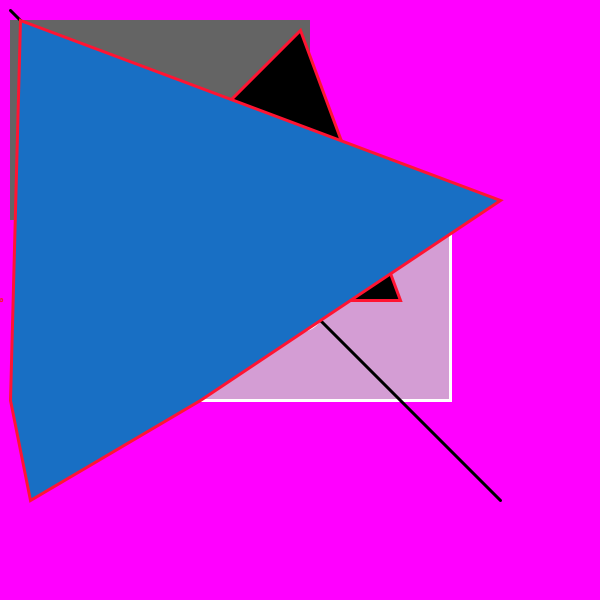
Frame 1 (no input)
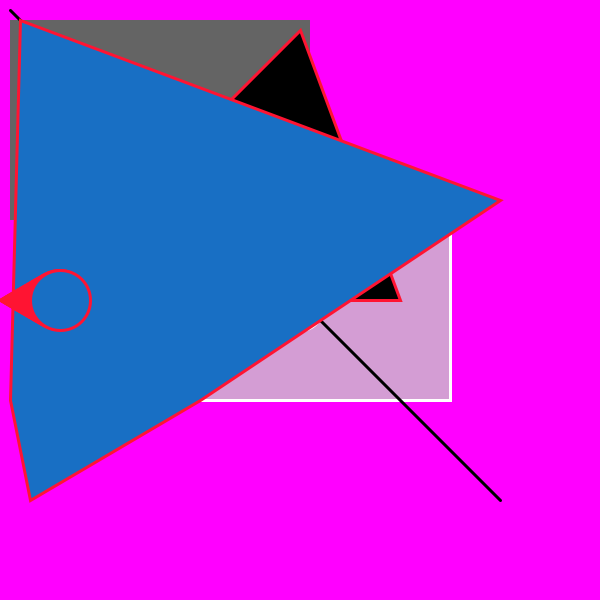
Frame 60 (the mouse pressed at the canvas centre just before this capture)
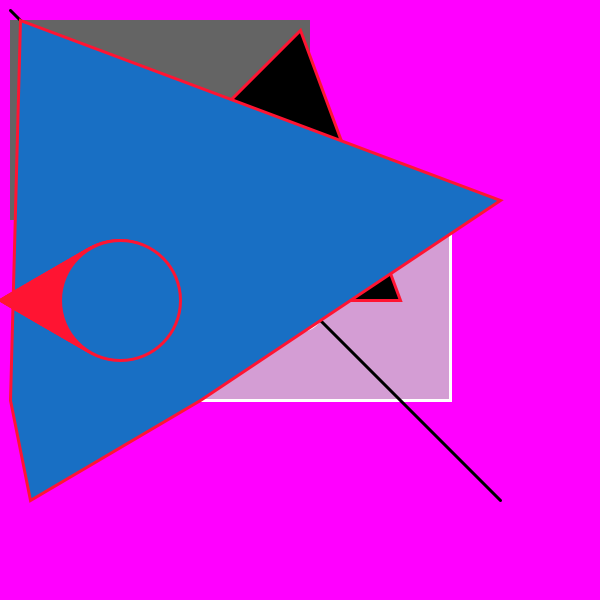
Frame 120 (the mouse held since frame 60 and released just before this capture)

The Processing sketch that drew these frames (run headless with seeded random() and noise(); from frame 60 on, the mouse is pressed at the canvas centre):

// Processing sketch: sketch_211108a
// ── sketch_211108a.pde
void setup() {
  size(600, 600);
  background(255, 0, 255);

  noStroke();
  fill(100, 100, 100);
  rect(10, 20, 300, 200);

  strokeWeight(3);
  stroke(255, 255, 255);
  fill(200, 200, 200, 200);
  rect(150, 200, 300, 200);

  fill(50, 50, 50);
  ellipse(300, 300, 50, 60);

  stroke(0, 0, 0);
  line(10, 10, 500, 500);

  stroke(255, 20, 50);
  fill(0, 0, 0);
  triangle(300, 30, 30, 300, 400, 300);

  fill(#186FC4);
  beginShape();
  vertex(20, 20);
  vertex(10, 400);
  vertex(30, 500);
  vertex(200, 400);
  vertex(500, 200);
  endShape(CLOSE);
}
void draw(){
 ellipse(frameCount,300,frameCount,frameCount);
}
